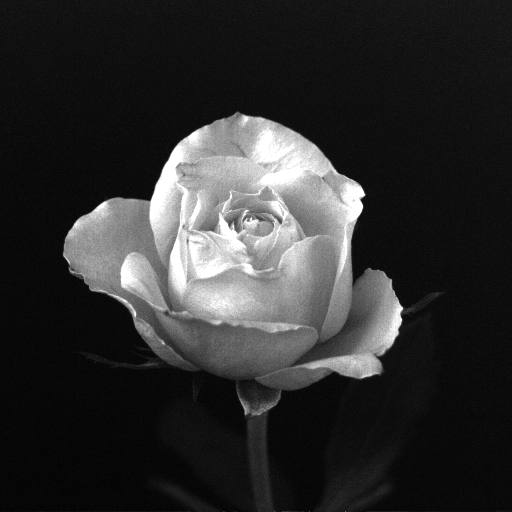
%> input picture rose512.tif, 512 x 512 px
$ octave question3.m   (GNU Octave 9; MATLAB toolbox functions it lacks are replaced by stand-ins)
%> lines starting %> are read from the running program, lines starting %| are printed output that depends on the picture; in (x1, y1, x2, y2) boxes, pixels count from 0 and x2, y2 are one past the last pixel; in counts of white or black regions, pixels touching at a corner belong together; the program's own positions count from 1
### dft2D.m
function [ F ] = dft2D( f )
%%%%%%%%%%%%%%%%%%%%%%%%%%%%%%%%%%%%%%%%%%%%%%%%%
%  dft2D()函数实现一个的二维快速傅里叶变换(FFT)图像
%  f表示：输入图像                  F表示：FFT图像
%%%%%%%%%%%%%%%%%%%%%%%%%%%%%%%%%%%%%%%%%%%%%%%%%
sizef = size(f);            %获取输入图像的尺寸大小
M = sizef(1);               %像素矩阵的行数
N = sizef(2);               %像素矩阵的列数
F = zeros(M,N);             %定义输出矩阵
Fxv = zeros(M,N);           %定义中间矩阵
% 循环：以下通过两轮一维傅里叶变换实现二维FFT计算
for i = 1:M
    Fxv(i,:)=fft(f(i,:));   %循环M次计算F(x,v)
end
for j = 1:N
    F(:,j)=fft(Fxv(:,j));   %循环N次计算F(u,v)
end
end

### idft2D.m
function [ f ] = idft2D(F)
%%%%%%%%%%%%%%%%%%%%%%%%%%%%%%%%%%%%%%%%%%%%%%%%%%%%
%  idft2D()函数实现一个的二维快速傅里叶逆变换(IFFT)图像
%  F表示：FFT图像                      f表示：输入图像
%%%%%%%%%%%%%%%%%%%%%%%%%%%%%%%%%%%%%%%%%%%%%%%%%%%%
F = conj(F);                %求F矩阵的共轭矩阵
sizeF = size(F);            %获取输入图像的尺寸大小
M = sizeF(1);               %像素矩阵的行数
N = sizeF(2);               %像素矩阵的列数
f = zeros(M,N);             %定义输出矩阵
fxv = zeros(M,N);           %定义中间矩阵
% 循环：以下通过两轮一维傅里叶变换实现F*的二维FFT计算
for i = 1:M
    fxv(i,:)=fft(F(i,:));   %循环M次计算f(x,v)
end
for j = 1:N
    f(:,j)=fft(fxv(:,j));   %循环N次计算MNf*(x,y)
end
    f = real(f)/M/N;        %计算f(x,y)
end

### question3.m
f = imread('rose512.tif');        %读取输入图像
%> f is the input picture: size 512x512 uint8; min 0, max 255, mean 46.8
f = double(f/255);                %归一化图像
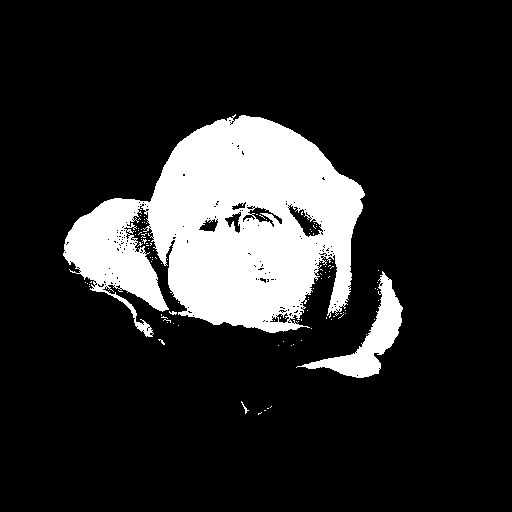
%> f: size 512x512 double; values 0 (black) and 1 (white), 16.3% white; 105 white regions (101 under 20 px), largest, box (x1, y1, x2, y2) and area: (63, 114, 365, 337) 39561, (296, 271, 403, 378) 2919, (241, 401, 249, 414) 25, (169, 311, 177, 315) 20
F = dft2D(f);                     %调用自定义函数计算DFT
g = idft2D(F);                    %调用自定义函数计算IDFT
d = f - g;                        %计算差值图像
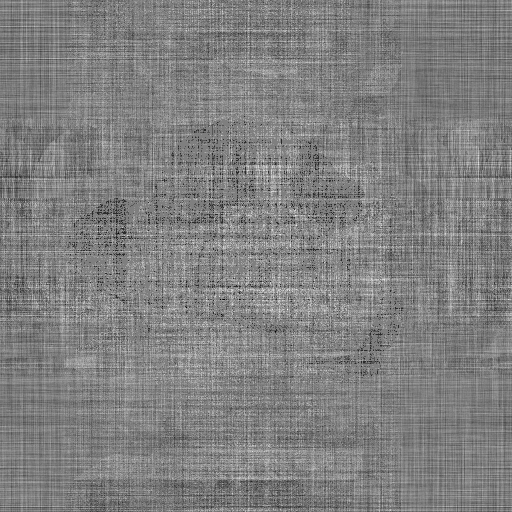
%> d: size 512x512 double; min -6.66e-16, max 6.66e-16, mean 5.02e-18; drawn with min black and max white
figure(1)
subplot(2,2,1)                    %分割绘图区域
imshow(f,[])                      %显示归一化源图像
title('归一化源图像')              %添加标题

subplot(2,2,2)                    %分割绘图区域
imshow(uint8(abs(F)))             %显示DFT谱图像
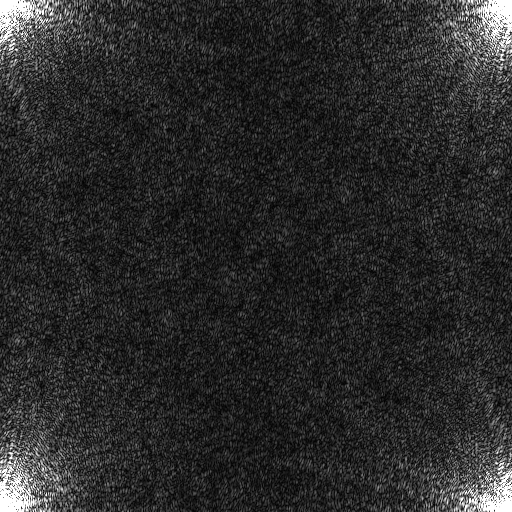
%> displayed picture: size 512x512, on the screen's scale of 0 to 255; min 0, max 255, mean 41.8
title('DFT谱图像')                %添加标题

subplot(2,2,3)                    %分割绘图区域
imshow((g))                       %显示IDFT图像
title('IDFT图像')                 %添加标题

subplot(2,2,4)                    %分割绘图区域
imshow(uint8(d))                  %显示差值图像
title('差值图像')                  %添加标题
